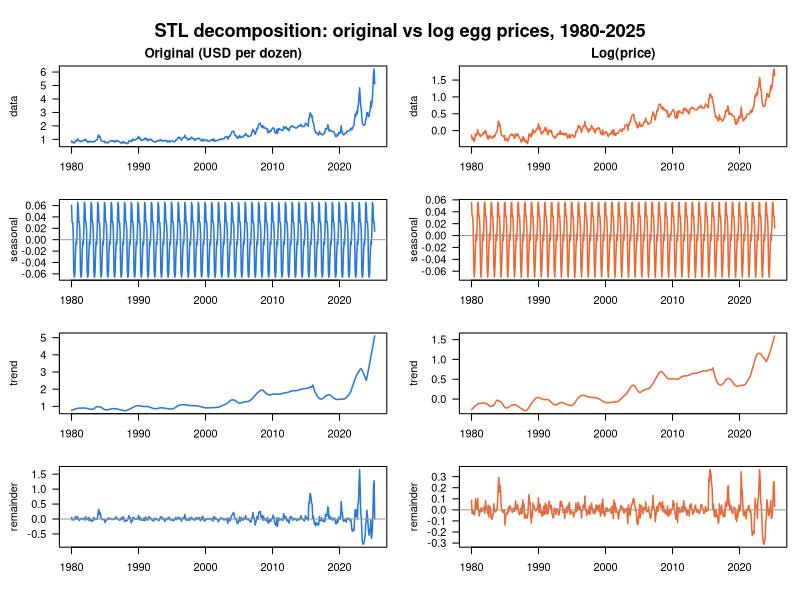

The R source for this figure:
# Compare the original egg price series with its log: STL decomposition of each,
# plus a seasonal-strength number (Hyndman: 1 - Var(remainder) / Var(seasonal + remainder)).
# Run from the project root:  Rscript exploration/01_log_vs_original_stl/scripts/log_vs_original_stl.R

prices <- read.csv("data/APU0000708111.csv")
y <- ts(prices$APU0000708111, start = c(1980, 1), frequency = 12)

dec_orig <- stl(y, s.window = "periodic", robust = TRUE)
dec_log  <- stl(log(y), s.window = "periodic", robust = TRUE)

seasonal_strength <- function(d) {
  s <- d$time.series[, "seasonal"]; r <- d$time.series[, "remainder"]
  max(0, 1 - var(r) / var(s + r))
}
cat(sprintf("Seasonal strength, original: %.3f\n", seasonal_strength(dec_orig)))
cat(sprintf("Seasonal strength, log:      %.3f\n", seasonal_strength(dec_log)))

# Average seasonal effect by calendar month (original: USD, log: % relative to trend)
cat("\nSeasonal effect by month (original, USD):\n")
print(round(tapply(dec_orig$time.series[, "seasonal"], cycle(y), mean), 3))
cat("\nSeasonal effect by month (log, approx % of level):\n")
print(round(100 * (exp(tapply(dec_log$time.series[, "seasonal"], cycle(y), mean)) - 1), 2))

# Side-by-side plot: columns = original | log, rows = data, seasonal, trend, remainder
png("exploration/01_log_vs_original_stl/results/plots/log_vs_original_stl.png", width = 1600, height = 1300, res = 150)
par(mfrow = c(4, 2), mar = c(2, 4.5, 2, 1), oma = c(2, 0, 3, 0), las = 1)
comps <- list(
  data      = function(d, y0) y0,
  seasonal  = function(d, y0) d$time.series[, "seasonal"],
  trend     = function(d, y0) d$time.series[, "trend"],
  remainder = function(d, y0) d$time.series[, "remainder"]
)
for (nm in names(comps)) {
  for (v in c("orig", "log")) {
    d  <- if (v == "orig") dec_orig else dec_log
    y0 <- if (v == "orig") y else log(y)
    plot(comps[[nm]](d, y0), ylab = nm, xlab = "", col = if (v == "orig") "#2a78d6" else "#eb6834", lwd = 1.5,
         main = if (nm == "data") (if (v == "orig") "Original (USD per dozen)" else "Log(price)") else "")
    if (nm %in% c("seasonal", "remainder")) abline(h = 0, col = "grey60")
  }
}
mtext("STL decomposition: original vs log egg prices, 1980-2025", outer = TRUE, font = 2, cex = 1.1)
dev.off()
